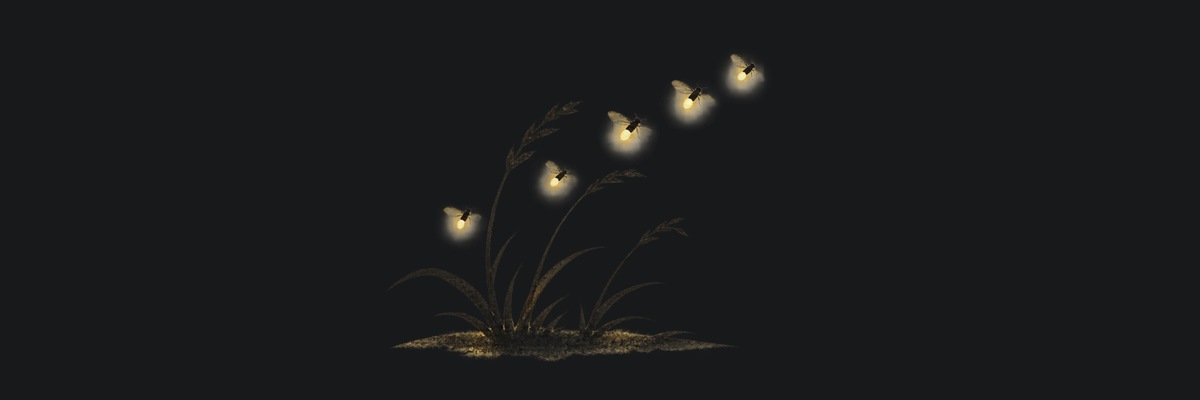
#> input picture docs/art/site/round-2/previews/break-fireflies-night.png, 1200 x 400 px, given in place of seam-cloud-a.png, which was not available
$ python inspect_art.py
#> lines starting #> are read from the running program, lines starting #| are printed output that depends on the picture
"""Generate full-size proofs, contact sheets and measurable art validation."""
from pathlib import Path
import json
import hashlib
import numpy as np
from PIL import Image

ROOT = Path(__file__).resolve().parent.parent
OUT = ROOT / 'previews'
BG = {'night': '#18191b', 'paper': '#fdf9ee'}


def composite(im, color):
    bg = Image.new('RGBA', im.size, color)
    bg.alpha_composite(im.convert('RGBA'))
    return bg.convert('RGB')


def sheet(names, file, cell=(700, 260)):
#> called with file = 'qa-clouds.png', cell = (700, 260)
    result = Image.new('RGB', (cell[0] * 2, cell[1] * len(names)))
#> result: PIL image 1400x780 RGB; every value is 0
    for y, name in enumerate(names):
        im = Image.open(ROOT / (name + '.png')).convert('RGBA')
        im.thumbnail((cell[0], cell[1]), Image.Resampling.LANCZOS)
#> im: PIL image 700x233 RGBA
        for x, color in enumerate(BG.values()):
            tile = Image.new('RGBA', cell, color)
            tile.alpha_composite(im, ((cell[0] - im.width)//2, (cell[1] - im.height)//2))
            result.paste(tile.convert('RGB'), (x * cell[0], y * cell[1]))
#> this loop made 2 passes
#> pass 2, in sheet, `tile = Image.new('RGBA', cell, color)`:
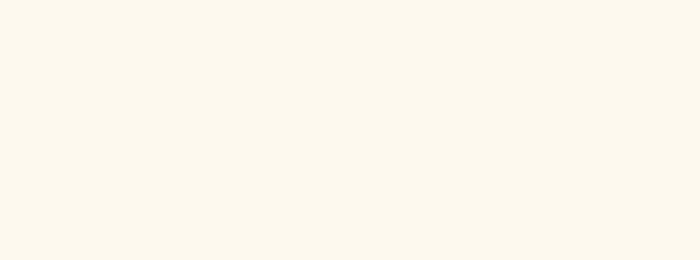
#> tile: PIL image 700x260 RGBA; mean R, G, B, A 253, 249, 238, 255
#> after the loop:
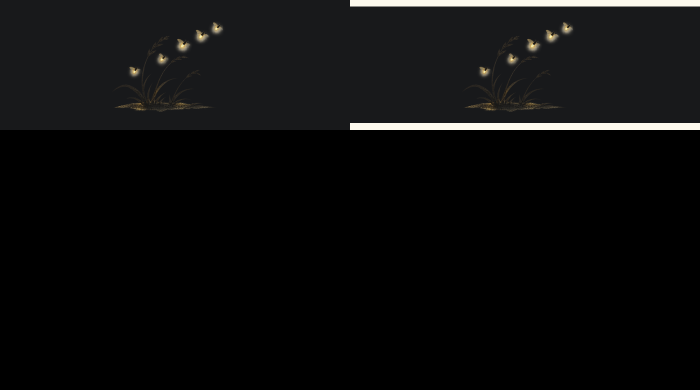
#> result: PIL image 1400x780 RGB (shown at 1/2 size); mean R, G, B 12.6, 12.7, 13
#> after the loop:
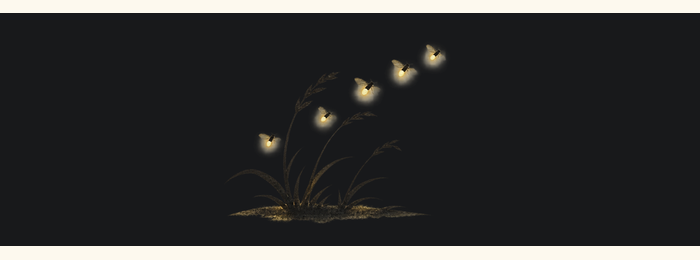
#> tile: PIL image 700x260 RGBA; mean R, G, B, A 49.7, 49.9, 49.9, 255
#> pass 2 of the loop in sheet, `for y, name in enumerate(names):`:
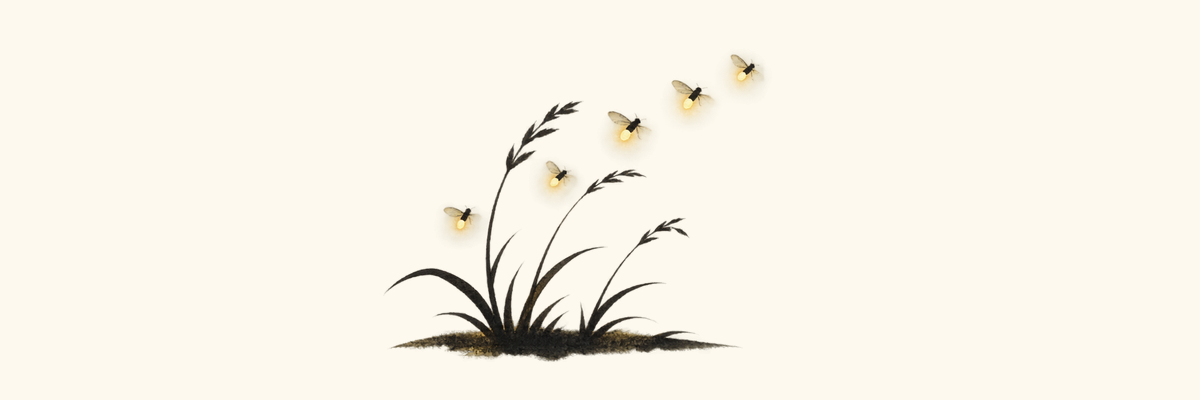
#> input picture docs/art/site/round-2/previews/break-fireflies-paper.png, 1200 x 400 px, given in place of seam-cloud-b.png, which was not available
#> after the loop in sheet, `for x, color in enumerate(BG.values()):`:
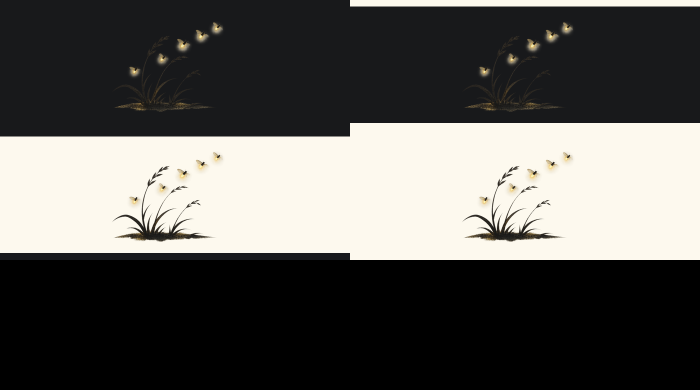
#> result: PIL image 1400x780 RGB (shown at 1/2 size); mean R, G, B 91.3, 90.2, 86.9
#> after the loop in sheet, `for x, color in enumerate(BG.values()):`:
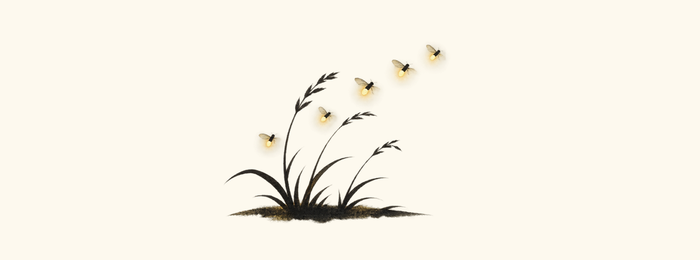
#> tile: PIL image 700x260 RGBA; mean R, G, B, A 248.1, 244, 232.7, 255
    result.save(OUT / file, optimize=True)


report = []
for path in sorted(ROOT.glob('*.png')):
    im = Image.open(path)
    a = np.array(im.convert('RGBA'))
    al = a[:, :, 3]
    entry = {'file': path.name, 'width': im.width, 'height': im.height, 'bytes': path.stat().st_size,
             'mode': im.mode, 'sha256': hashlib.sha256(path.read_bytes()).hexdigest(),
             'alpha': {'zero': int((al == 0).sum()), 'partial': int(((al > 0) & (al < 255)).sum()),
                       'opaque': int((al == 255).sum()), 'minimum': int(al.min()), 'maximum': int(al.max())}}
    report.append(entry)
    if im.mode == 'RGBA':
        assert entry['alpha']['zero'] > 0 and entry['alpha']['partial'] > 0
        assert np.all(a[al == 0, :3] == 0)
        for name, color in BG.items():
            composite(im, color).save(OUT / (path.stem + '-' + name + '.png'), optimize=True)
    else:
        assert im.width * 9 == im.height * 16

sheet(['seam-cloud-a', 'seam-cloud-b', 'seam-cloud-c'], 'qa-clouds.png')
sheet(['break-fireflies', 'break-laptop', 'break-owl'], 'qa-breaks.png')
#> (the run stopped early here; a loop or call above may not have finished)
